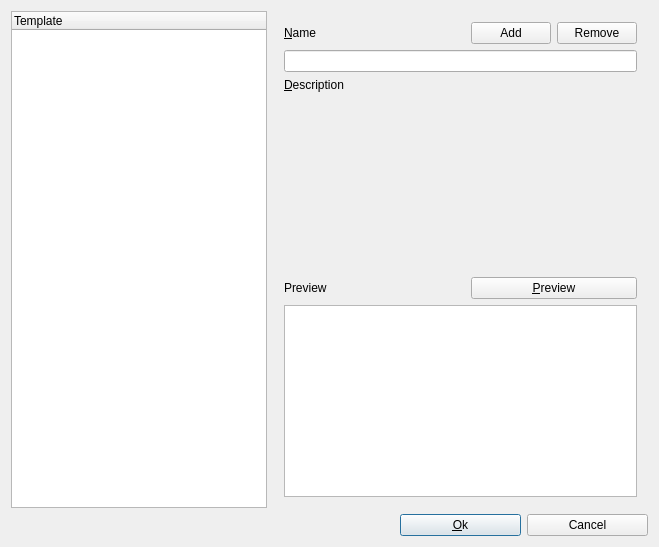
<ui version="4.0" >
 <class>toTemplateEditUI</class>
 <widget class="QDialog" name="toTemplateEditUI" >
  <property name="geometry" >
   <rect>
    <x>0</x>
    <y>0</y>
    <width>659</width>
    <height>547</height>
   </rect>
  </property>
  <property name="windowTitle" >
   <string>Template editor</string>
  </property>
  <layout class="QGridLayout" >
   <property name="leftMargin" >
    <number>11</number>
   </property>
   <property name="topMargin" >
    <number>11</number>
   </property>
   <property name="rightMargin" >
    <number>11</number>
   </property>
   <property name="bottomMargin" >
    <number>11</number>
   </property>
   <property name="horizontalSpacing" >
    <number>6</number>
   </property>
   <property name="verticalSpacing" >
    <number>6</number>
   </property>
   <item row="0" column="0" >
    <widget class="toTreeWidget" name="Templates" >
     <property name="sizePolicy" >
      <sizepolicy vsizetype="Expanding" hsizetype="Preferred" >
       <horstretch>0</horstretch>
       <verstretch>0</verstretch>
      </sizepolicy>
     </property>
     <property name="rootIsDecorated" >
      <bool>true</bool>
     </property>
     <property name="allColumnsShowFocus" >
      <bool>true</bool>
     </property>
     <column>
      <property name="text" >
       <string>Template</string>
      </property>
     </column>
    </widget>
   </item>
   <item row="0" column="1" colspan="3" >
    <widget class="QFrame" name="Frame3" >
     <property name="sizePolicy" >
      <sizepolicy vsizetype="Preferred" hsizetype="Expanding" >
       <horstretch>0</horstretch>
       <verstretch>0</verstretch>
      </sizepolicy>
     </property>
     <property name="frameShape" >
      <enum>QFrame::NoFrame</enum>
     </property>
     <property name="frameShadow" >
      <enum>QFrame::Plain</enum>
     </property>
     <layout class="QGridLayout" >
      <property name="leftMargin" >
       <number>11</number>
      </property>
      <property name="topMargin" >
       <number>11</number>
      </property>
      <property name="rightMargin" >
       <number>11</number>
      </property>
      <property name="bottomMargin" >
       <number>11</number>
      </property>
      <property name="horizontalSpacing" >
       <number>6</number>
      </property>
      <property name="verticalSpacing" >
       <number>6</number>
      </property>
      <item row="1" column="0" colspan="3" >
       <widget class="QLineEdit" name="Name" />
      </item>
      <item row="3" column="0" colspan="3" >
       <widget class="toMarkedText" native="1" name="Description" >
        <property name="sizePolicy" >
         <sizepolicy vsizetype="Expanding" hsizetype="Expanding" >
          <horstretch>0</horstretch>
          <verstretch>0</verstretch>
         </sizepolicy>
        </property>
       </widget>
      </item>
      <item row="2" column="0" colspan="3" >
       <widget class="QLabel" name="TextLabel3" >
        <property name="toolTip" >
         <string>Description text. Can be in HTML format.</string>
        </property>
        <property name="text" >
         <string>&amp;Description</string>
        </property>
        <property name="wordWrap" >
         <bool>false</bool>
        </property>
        <property name="buddy" >
         <cstring>Description</cstring>
        </property>
       </widget>
      </item>
      <item row="5" column="0" colspan="3" >
       <widget class="QTextEdit" name="Preview" >
        <property name="sizePolicy" >
         <sizepolicy vsizetype="Expanding" hsizetype="Expanding" >
          <horstretch>0</horstretch>
          <verstretch>0</verstretch>
         </sizepolicy>
        </property>
        <property name="readOnly" >
         <bool>true</bool>
        </property>
       </widget>
      </item>
      <item row="4" column="1" colspan="2" >
       <widget class="QPushButton" name="PreviewButton" >
        <property name="text" >
         <string>&amp;Preview</string>
        </property>
       </widget>
      </item>
      <item row="0" column="0" >
       <widget class="QLabel" name="TextLabel2" >
        <property name="sizePolicy" >
         <sizepolicy vsizetype="Minimum" hsizetype="Expanding" >
          <horstretch>0</horstretch>
          <verstretch>0</verstretch>
         </sizepolicy>
        </property>
        <property name="toolTip" >
         <string>Name of the template.</string>
        </property>
        <property name="text" >
         <string>&amp;Name</string>
        </property>
        <property name="wordWrap" >
         <bool>false</bool>
        </property>
        <property name="buddy" >
         <cstring>Name</cstring>
        </property>
       </widget>
      </item>
      <item row="0" column="2" >
       <widget class="QPushButton" name="TrashButton" >
        <property name="sizePolicy" >
         <sizepolicy vsizetype="Fixed" hsizetype="Minimum" >
          <horstretch>0</horstretch>
          <verstretch>0</verstretch>
         </sizepolicy>
        </property>
        <property name="toolTip" >
         <string>Remove the current template</string>
        </property>
        <property name="text" >
         <string>Remove</string>
        </property>
       </widget>
      </item>
      <item row="0" column="1" >
       <widget class="QPushButton" name="NewButton" >
        <property name="sizePolicy" >
         <sizepolicy vsizetype="Fixed" hsizetype="Minimum" >
          <horstretch>0</horstretch>
          <verstretch>0</verstretch>
         </sizepolicy>
        </property>
        <property name="toolTip" >
         <string>Add new template</string>
        </property>
        <property name="text" >
         <string>Add</string>
        </property>
       </widget>
      </item>
      <item row="4" column="0" >
       <widget class="QLabel" name="TextLabel4" >
        <property name="sizePolicy" >
         <sizepolicy vsizetype="Minimum" hsizetype="Expanding" >
          <horstretch>0</horstretch>
          <verstretch>0</verstretch>
         </sizepolicy>
        </property>
        <property name="toolTip" >
         <string>Preview of the description. Press the button to update</string>
        </property>
        <property name="text" >
         <string>Preview</string>
        </property>
        <property name="wordWrap" >
         <bool>false</bool>
        </property>
        <property name="buddy" >
         <cstring>Preview</cstring>
        </property>
       </widget>
      </item>
     </layout>
    </widget>
   </item>
   <item row="1" column="0" colspan="2" >
    <spacer>
     <property name="orientation" >
      <enum>Qt::Horizontal</enum>
     </property>
     <property name="sizeType" >
      <enum>QSizePolicy::Expanding</enum>
     </property>
     <property name="sizeHint" >
      <size>
       <width>20</width>
       <height>20</height>
      </size>
     </property>
    </spacer>
   </item>
   <item row="1" column="3" >
    <widget class="QPushButton" name="PushButton2" >
     <property name="text" >
      <string>Cancel</string>
     </property>
    </widget>
   </item>
   <item row="1" column="2" >
    <widget class="QPushButton" name="PushButton1" >
     <property name="text" >
      <string>&amp;Ok</string>
     </property>
     <property name="default" >
      <bool>true</bool>
     </property>
    </widget>
   </item>
  </layout>
 </widget>
 <customwidgets>
  <customwidget>
   <class>toTreeWidget</class>
   <extends>QTreeWidget</extends>
   <header>totreewidget.h</header>
  </customwidget>
  <customwidget>
   <class>toMarkedText</class>
   <extends>QWidget</extends>
   <header>tomarkedtext.h</header>
  </customwidget>
 </customwidgets>
 <resources/>
 <connections>
  <connection>
   <sender>PushButton1</sender>
   <signal>clicked()</signal>
   <receiver>toTemplateEditUI</receiver>
   <slot>accept()</slot>
   <hints>
    <hint type="sourcelabel" >
     <x>20</x>
     <y>20</y>
    </hint>
    <hint type="destinationlabel" >
     <x>20</x>
     <y>20</y>
    </hint>
   </hints>
  </connection>
  <connection>
   <sender>PushButton2</sender>
   <signal>clicked()</signal>
   <receiver>toTemplateEditUI</receiver>
   <slot>reject()</slot>
   <hints>
    <hint type="sourcelabel" >
     <x>20</x>
     <y>20</y>
    </hint>
    <hint type="destinationlabel" >
     <x>20</x>
     <y>20</y>
    </hint>
   </hints>
  </connection>
  <connection>
   <sender>PreviewButton</sender>
   <signal>clicked()</signal>
   <receiver>toTemplateEditUI</receiver>
   <slot>preview()</slot>
   <hints>
    <hint type="sourcelabel" >
     <x>20</x>
     <y>20</y>
    </hint>
    <hint type="destinationlabel" >
     <x>20</x>
     <y>20</y>
    </hint>
   </hints>
  </connection>
  <connection>
   <sender>TrashButton</sender>
   <signal>clicked()</signal>
   <receiver>toTemplateEditUI</receiver>
   <slot>remove()</slot>
   <hints>
    <hint type="sourcelabel" >
     <x>20</x>
     <y>20</y>
    </hint>
    <hint type="destinationlabel" >
     <x>20</x>
     <y>20</y>
    </hint>
   </hints>
  </connection>
  <connection>
   <sender>NewButton</sender>
   <signal>clicked()</signal>
   <receiver>toTemplateEditUI</receiver>
   <slot>newTemplate()</slot>
   <hints>
    <hint type="sourcelabel" >
     <x>20</x>
     <y>20</y>
    </hint>
    <hint type="destinationlabel" >
     <x>20</x>
     <y>20</y>
    </hint>
   </hints>
  </connection>
  <connection>
   <sender>Templates</sender>
   <signal>selectionChanged()</signal>
   <receiver>toTemplateEditUI</receiver>
   <slot>changeSelection()</slot>
   <hints>
    <hint type="sourcelabel" >
     <x>20</x>
     <y>20</y>
    </hint>
    <hint type="destinationlabel" >
     <x>20</x>
     <y>20</y>
    </hint>
   </hints>
  </connection>
 </connections>
</ui>
